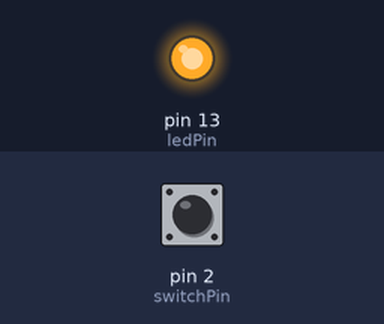
A sketch run on a simulated Arduino Uno, built with avr-gcc and run on an emulated ATmega328P. On the bench: output pins drawn as LEDs (lit = HIGH). Inputs (shaded band) come from the test bench; at power-on: pin 2 (switchPin) HIGH.

Above: at 1.2 s.
1.3 s: pin 2 (switchPin) pulled LOW for 0.15 s
At 1.37 s:
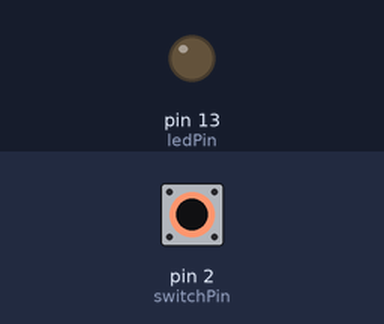
2.9 s: pin 2 (switchPin) pulled LOW for 3.2 s
At 7.5 s:
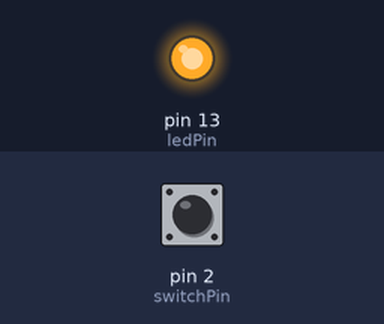
Timing chart, 0 to 9.0 s (numbered marks = the images above; inputs shaded):
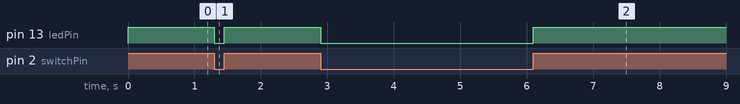

Measured:
- after the input at 1.3 s, pin 13 (ledPin): HIGH → LOW at once, → HIGH 0.15 s later
- after the input at 2.9 s, pin 13 (ledPin): HIGH → LOW at once, → HIGH 3.2 s later

The sketch:

reed_test.ino
```cpp
const int switchPin = 2;   //Set switchPin to Pin 2 on Arduino

const int ledPin = 13;   //Set LedPin Pin to Pin 13 on Arduino


/* The setup() function is called when a sketch starts. It is used to initialize variables, pin modes, start using libraries, etc. This function will only run once, after each power up or reset of the Arduino board. */


void setup()

{

pinMode(switchPin, INPUT); // INPUT means the "switchPin" which is actually pin no 2 is directed to take input instruction form the arduino

pinMode(ledPin, OUTPUT); // OUTPUT means the "ledPin" which is actually pin no 13 is directed to give output instruction form the arduino

digitalWrite(switchPin, HIGH); // digitalWrite is used to write a HIGH or a LOW value to a digital pin (HIGH is the voltage level).

}


/* The loop() function executes the program repeatedly until Specified. */


void loop()

{

if(digitalRead(switchPin) == LOW){

digitalWrite(ledPin, LOW); // digitalWrite is used to write a HIGH or a LOW value to a digital pin (LOW is the voltage level).

}

else{

digitalWrite(ledPin, HIGH); // digitalWrite is used to write a HIGH or a LOW value to a digital pin (HIGH is the voltage level).

}

}
```
